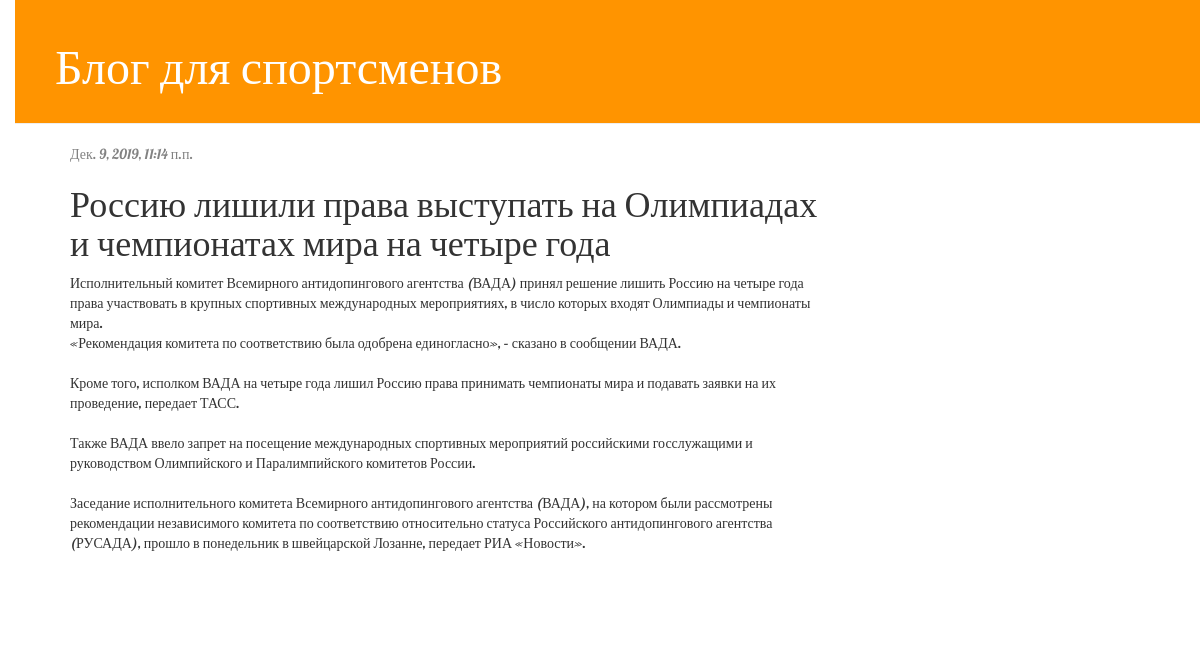
The app's page /post/4/ with its own data.
### blog/models.py (models this page shows, shortened)
class Post(models.Model):
    author = models.ForeignKey(settings.AUTH_USER_MODEL, on_delete=models.CASCADE)
    title = models.CharField(max_length=200)
    text = models.TextField()
    created_date = models.DateTimeField(default=timezone.now)
    published_date = models.DateTimeField(blank=True, null=True)

### blog/views.py (the view)
# urls.py: path('post/<int:pk>/', views.post_detail, name='post_detail'),
def post_detail(request, pk):
    post = get_object_or_404(Post, pk=pk)
    return render(request, 'blog/post_detail.html', {'post': post})

### blog/templates/blog/post_detail.html (shortened to what this page needs)
{% extends 'blog/base.html' %}
{% block content %}
    <div class="post">
        {% if post.published_date %}
            <div class="date">
                {{ post.published_date }}
            </div>
        {% endif %}
        <h1>{{ post.title }}</h1>
        <p>{{ post.text|linebreaksbr }}</p>
    </div>
        {% load disqus_tags %}
{% endblock %}

### blog/static/css/blog.css (style rules this page uses)
body { padding-left: 15px; font-family: 'Lobster'; }
h1, h2, h3, h4 { font-family: 'Lobster', cursive; }
.date { color: #828282; }
.post { margin-bottom: 70px; }

### records on screen
Post: published_date "Дек. 9, 2019, 11:14 п.п.", title "Россию лишили права выступать на Олимпиадах и чемпионатах мира на четыре года", text "Исполнительный комитет Всемирного антидопингового агентства (ВАДА) принял решение лишить Россию на четыре года права участвовать в крупных спортивных международных мероприятиях, в число которых входят Олимпиады и чемпионаты мира. «Рекомендация комитета по соответствию была одобрена единогласно», – сказано в сообщении ВАДА. Кроме того, исполком ВАДА на четыре года лишил Россию права принимать чемпионаты мира и подавать заявки на их проведение, передает ТАСС. Также ВАДА ввело запрет на посещение международных спортивных мероприятий российскими госслужащими и руководством Олимпийского и Паралимпийского комитетов России. Заседание исполнительного комитета Всемирного антидопингового агентства…"
